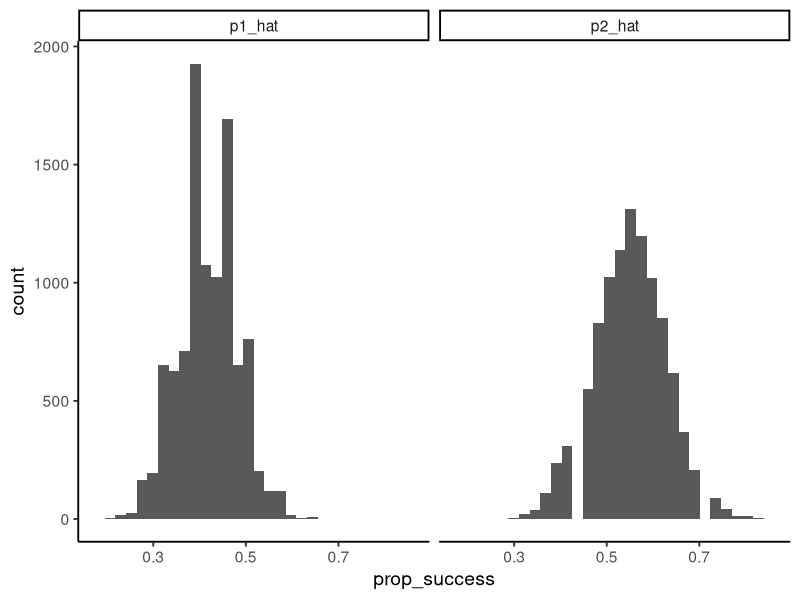
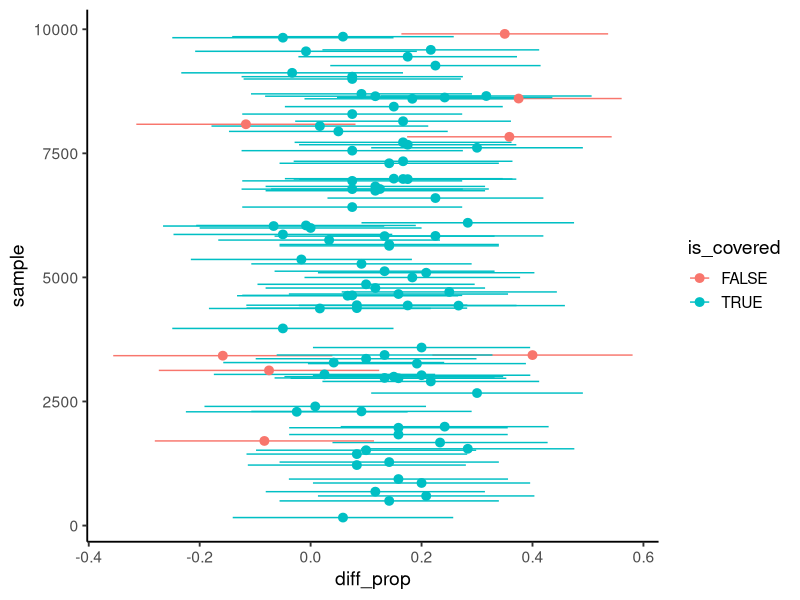

These charts were generated, in order, by the following R code:
library(tidyverse)
theme_set(theme_classic(14))
set.seed(123)

# 1. Define your population
p1 <- 0.42
p2 <- 0.55
n1 <- 60
n2 <- 40

# 2. Simulate many samples
n_samples <- 1e4
x1 <- rbinom(n = n_samples,
             size = n1,
             prob = p1) # calculating the # of successes for each of garden staple plots

x2 <- rbinom(n = n_samples,
             size = n2,
             prob = p2) 

# 3. Calculate statistic for each sample
p1_hat <- x1 / n1
p2_hat <- x2 / n2
diff_prop <- p2_hat - p1_hat

# Here's a distribution of our samples
tibble(p1_hat,
       p2_hat) %>% 
  pivot_longer(c(p1_hat, p2_hat), 
             names_to = "treatment", 
             values_to = "prop_success") %>% 
  ggplot(aes(prop_success)) +
  geom_histogram() +
  facet_wrap(~ treatment)
# in the real world, we would be getting 10000 of these

# 4. Calculate the SE for the CI (following formula)
se_diff_prop <- sqrt(p1_hat * (1 - p1_hat) / n1 +
                       p2_hat * (1-p2_hat) /n2)

# 5. Calculate the CI for each sample
ci_95_lower <-  qnorm(0.025, 
                      mean = diff_prop, # mean = actual sample mean
                      sd = se_diff_prop) 
ci_95_upper <-  qnorm(0.975, 
                      mean = diff_prop, 
                      sd = se_diff_prop) 
# we now have 10,000 confidence intervals

# 6. Calculate coverage
is_covered <- ci_95_lower <= p2 - p1 & p2 - p1 <= ci_95_upper # does pop parameter fall within
coverage = mean(is_covered) # tells us the fraction that actually is covered (bc is_covered is TRUE/FALSEs)

coverage # got 0.9474, so close to 95%

# Visualize the CIs
tibble(sample = 1:n_samples,
       diff_prop,
       ci_95_lower,
       ci_95_upper,
       is_covered) %>% 
  sample_n(100) %>% 
  ggplot(aes(diff_prop, sample, 
             xmin = ci_95_lower,
             xmax = ci_95_upper,
             color = is_covered)) +
  geom_pointrange()

# where blue: CI covered sample
# where red: CI didn't cover

